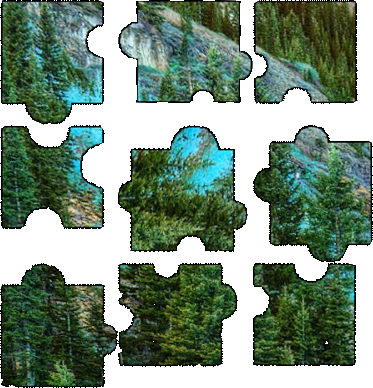
#> input picture src/vision/solution_greedy.png, 373 x 388 px
$ python -i normalize_pieces.py   (imports and definitions only)
#> lines starting #> are read from the running program, lines starting #| are printed output that depends on the picture; after the words box and inside, x2 and y2 are one past the last pixel; in counts of white or black regions, pixels touching at a corner belong together
#> further down, picture is the input picture: shape (388, 373, 3); mean B, G, R 126.5, 143.9, 123.2
#!/usr/bin/env python3
# normalize_pieces.py
#
# Rota cada pieza al múltiplo de 90 ° “correcto”, recorta el exceso de lienzo
# y guarda las piezas normalizadas.  Exporta una función `normalizar()` para
# poder llamarla desde otros módulos y, al mismo tiempo, conserva el
# funcionamiento por línea de comandos.
#
# Uso CLI:
#   python normalize_pieces.py -i out_piezas -o pieces
#
# La función normalizar() devuelve un dict {nombre_png: angulo_aplicado}

from __future__ import annotations
import os
import glob
import argparse
import json
from pathlib import Path
from typing import Dict, Tuple

import cv2
import numpy as np


# ────────────────────────────────────────────────
def normalize_image(img: np.ndarray) -> Tuple[np.ndarray, float]:
    """
    Rota la pieza para alinearla verticalmente (múltiplos de 90°) y recorta
    la zona transparente sobrante.
    Devuelve (imagen_normalizada, ángulo_aplicado_en_grados).
    """
    # — separar canal alfa —
    if img.shape[2] == 4:
        bgr, alpha = img[:, :, :3], img[:, :, 3]
    else:
        bgr = img
        alpha = np.full(bgr.shape[:2], 255, dtype=np.uint8)

    # — máscara binaria —
    _, mask = cv2.threshold(alpha, 10, 255, cv2.THRESH_BINARY)
#> alpha: shape (388, 373); every value is 255
    cnts, _ = cv2.findContours(mask, cv2.RETR_EXTERNAL, cv2.CHAIN_APPROX_SIMPLE)
    if not cnts:
        return img, 0.0

    cnt = max(cnts, key=cv2.contourArea)
#> cnt = [[0, 0], [0, 387], [372, 387], [372, 0]]
    rect = cv2.minAreaRect(cnt)
#> rect = ((186, 193.5), (387, 372), -90)
    angle = rect[-1]
#> angle = -90

    # Ajustar para que el lado mayor quede horizontal
    if rect[1][0] < rect[1][1]:
        angle += 90

    # — evitar recortes durante la rotación —
    h, w = bgr.shape[:2]
#> h = 388
    diag = int(np.sqrt(h**2 + w**2))
    pad_y, pad_x = (diag - h) // 2, (diag - w) // 2
    bgr_pad = cv2.copyMakeBorder(bgr, pad_y, pad_y, pad_x, pad_x,
                                 cv2.BORDER_CONSTANT, value=(255, 255, 255))
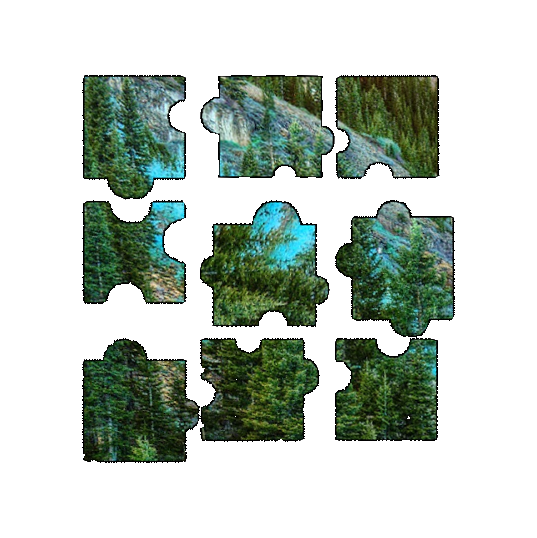
#> bgr_pad: shape (538, 537, 3); mean B, G, R 190.6, 199.3, 189
    alpha_pad = cv2.copyMakeBorder(alpha, pad_y, pad_y, pad_x, pad_x,
                                   cv2.BORDER_CONSTANT, value=0)

    # — rotar —
    center = (bgr_pad.shape[1] // 2, bgr_pad.shape[0] // 2)
    M = cv2.getRotationMatrix2D(center, angle, 1.0)
    bgr_rot = cv2.warpAffine(bgr_pad, M, (bgr_pad.shape[1], bgr_pad.shape[0]),
                             flags=cv2.INTER_CUBIC, borderValue=(255, 255, 255))
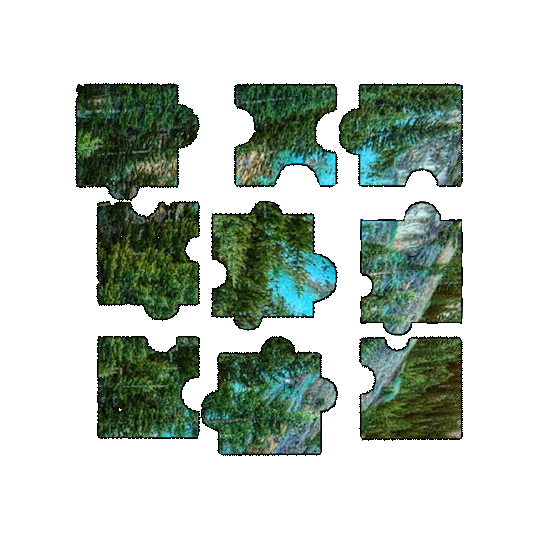
#> bgr_rot: shape (538, 537, 3); mean B, G, R 190.6, 199.3, 189
    alpha_rot = cv2.warpAffine(alpha_pad, M, (alpha_pad.shape[1], alpha_pad.shape[0]),
                               flags=cv2.INTER_NEAREST, borderValue=0)
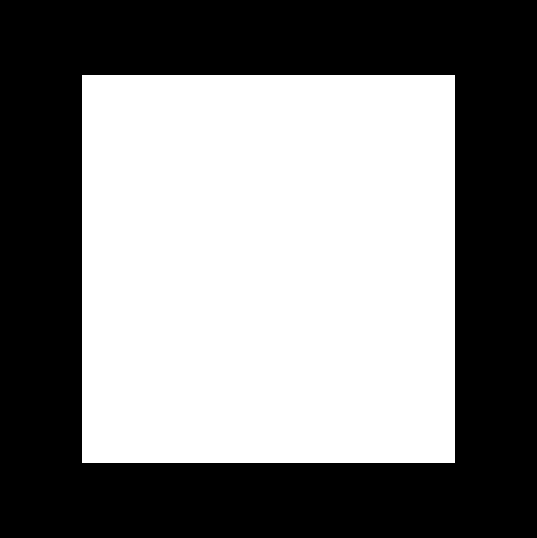
#> alpha_pad: shape (538, 537); 50.1% white; 1 black region, box (x1, y1, x2, y2) and area: (0, 0, 537, 538) 144182

    # — recortar a la pieza —
    ys, xs = np.where(alpha_rot > 10)
    if ys.size == 0 or xs.size == 0:
        merged = cv2.merge([bgr_rot, alpha_rot])
    else:
        y0, y1, x0, x1 = ys.min(), ys.max(), xs.min(), xs.max()
        merged = cv2.merge([bgr_rot[y0:y1+1, x0:x1+1],
                            alpha_rot[y0:y1+1, x0:x1+1]])
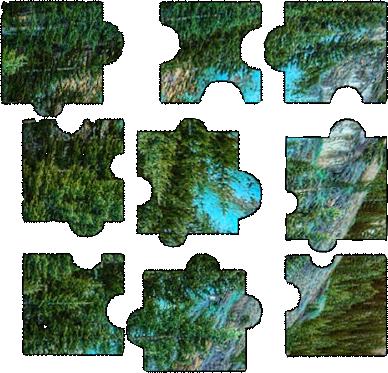
#> merged: shape (373, 388, 4); mean B, G, R, A 126.5, 143.9, 123.2, 255

    return merged, angle


# ────────────────────────────────────────────────
# [44 lines left out: functions normalizar, _parse_args, not called in this run]


# [9 lines not run here, left out]

>>> import cv2
>>> picture = cv2.imread('solution_greedy.png')
>>> result = normalize_image(picture)
